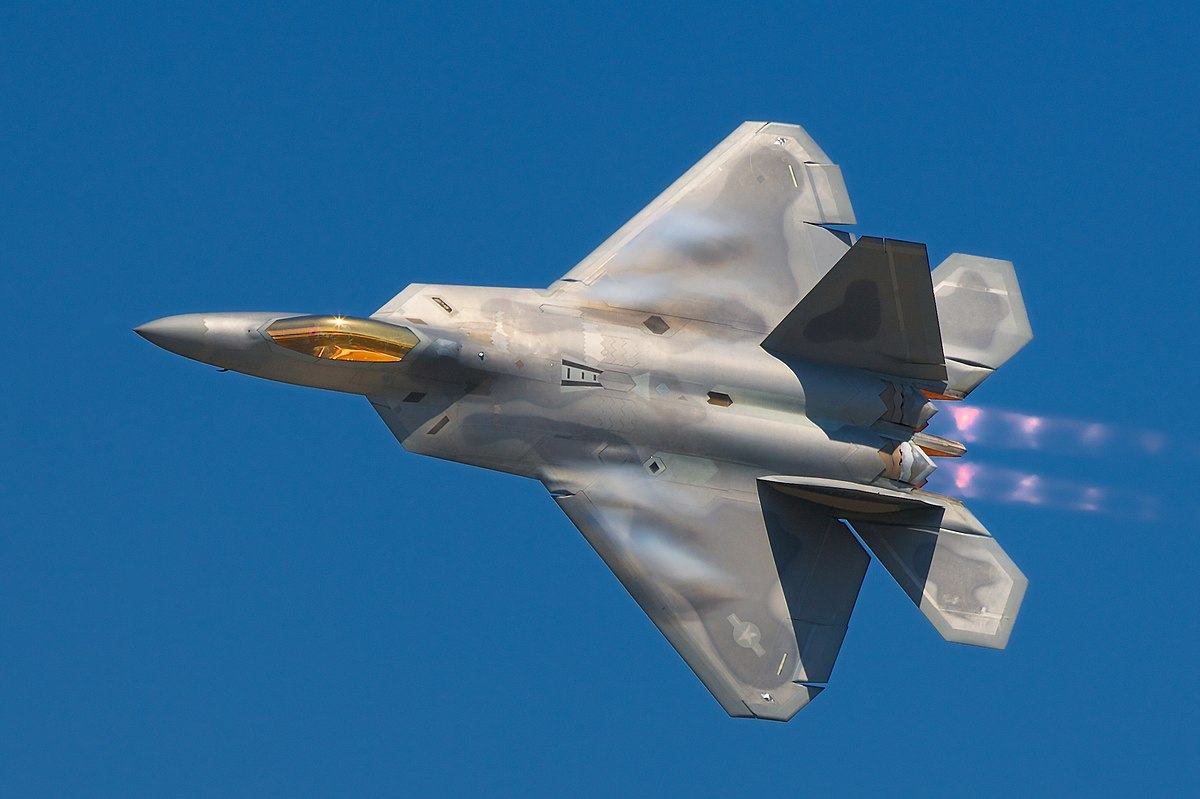
#> input picture pictures/f22.jpg, 1200 x 799 px, found by its file name
$ python opencv_13.py
#> lines starting #> are read from the running program, lines starting #| are printed output that depends on the picture
import cv2
import matplotlib.pyplot as plt
import numpy as np

"""
histogram
-- görüntü histogramı, dijital görüntüdeki ton dağılımının grafiksel bir temsili olarak
işlev gören bir histogram türüdür.
-- her bir ton değeri için piksel sayısını içerir.
-- belirli bir görüntü için histograma bakılarak, ton sağılımı anlaşılabilir.

"""
img = cv2.imread("pictures/f22.jpg")
#> img is the input picture: shape (799, 1200, 3); mean B, G, R 147.8, 104.3, 48.8
img_vis = cv2.cvtColor(img, cv2.COLOR_BGR2RGB)
#plt.figure(), plt.imshow(img_vis)

print(img.shape)
#| (799, 1200, 3)

img_hist = cv2.calcHist([img], channels=[0], mask=None, histSize= [256], ranges=[0,256])
#> img_hist = 256 values, max 131286 at index 156, min 2 at index 249, mean 3745.3
print(img_hist.shape)
#| (256, 1)
#plt.figure(), plt.imshow(img_hist)

color = ("b", "g", "r")
#plt.figure()
for i, c in enumerate(color):

    hist = cv2.calcHist([img], channels=[i], mask=None, histSize= [256], ranges=[0,256])
    #plt.plot(hist, color = c)


golden_gate = cv2.imread("pictures/kopru.jpg")
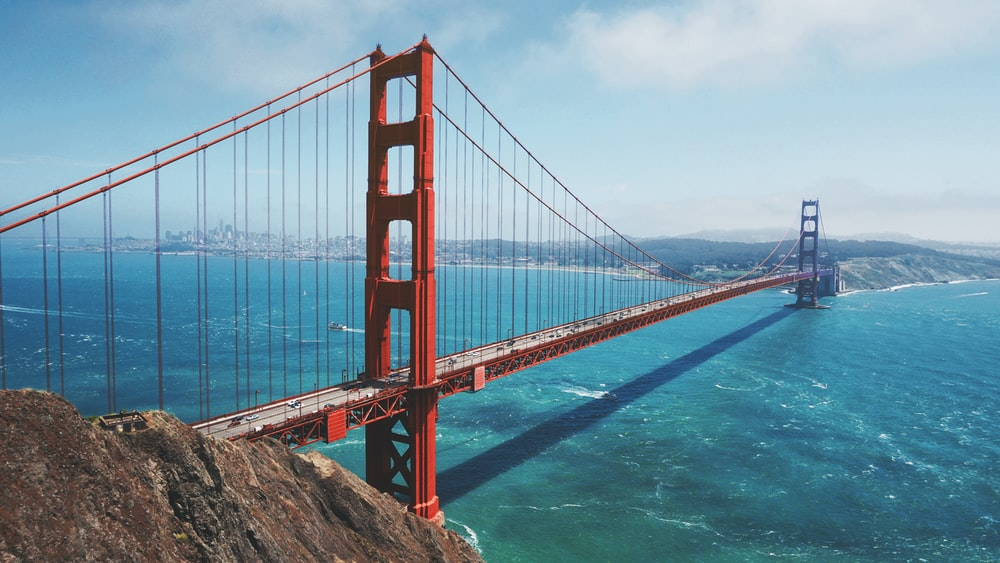
#> input picture pictures/kopru.jpg, 1000 x 563 px, found by its file name
#> golden_gate is the input picture: shape (563, 1000, 3); mean B, G, R 162.1, 147.8, 116.3
golden_gate_vis = cv2.cvtColor(golden_gate, cv2.COLOR_BGR2RGB)
#plt.figure(), plt.imshow(golden_gate_vis)

print(golden_gate.shape)
#| (563, 1000, 3)

mask = np.zeros(golden_gate.shape[:2], np.uint8)
#plt.figure(), plt.imshow(mask, cmap="gray"), plt.show()

mask[300:900, 600:900] = 255
#plt.figure(), plt.imshow(mask, cmap="gray")

masked_img_vis = cv2.bitwise_and(golden_gate_vis, golden_gate_vis, mask = mask)
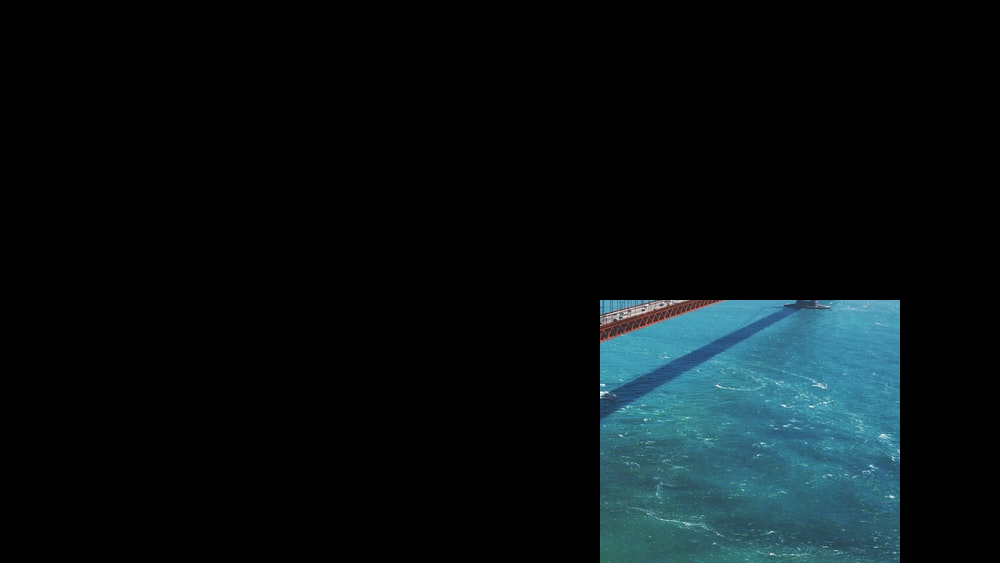
#> masked_img_vis: shape (563, 1000, 3); mean R, G, B 8.1, 16.6, 19.1
#plt.figure(), plt.imshow(masked_img_vis, cmap="gray")

masked_img = cv2.bitwise_and(golden_gate, golden_gate, mask = mask)
masked_img_hist = cv2.calcHist([golden_gate], channels=[0], mask=mask, histSize= [256], ranges=[0,256])
#> masked_img_hist = 256 values, max 1179 at index 100, min 0 at index 0, mean 308.2
#plt.figure(), plt.plot(masked_img_hist), plt.show()


#histogram eşitleme
#karşıtlık artırma
img = cv2.imread("pictures/soluk.jpg",0)
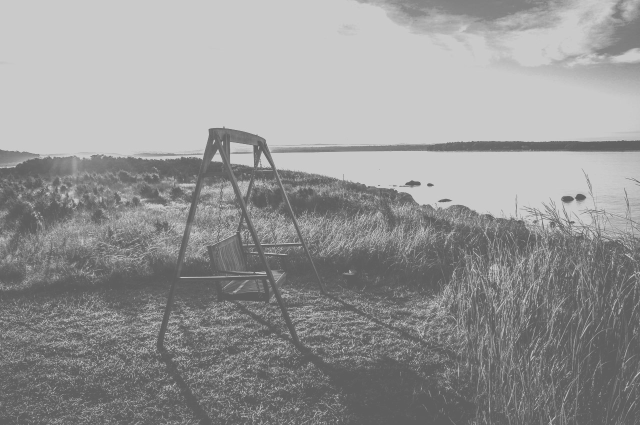
#> input picture pictures/soluk.jpg, 1280 x 850 px, found by its file name (shown at 1/2 size)
#> img is the input picture: shape (850, 1280); min 82, max 214, mean 149.6
plt.figure(), plt.imshow(img, cmap = "gray")

img_hist =  cv2.calcHist([img], channels=[0], mask=None, histSize= [256], ranges=[0,256])
#> img_hist = 256 values, max 350193 at index 202, min 0 at index 0, mean 4250
plt.figure(), plt.imshow(img_hist)

eq_hist = cv2.equalizeHist(img)
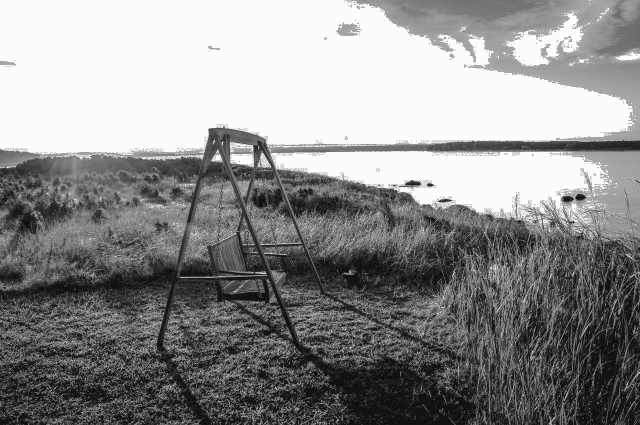
#> eq_hist: shape (850, 1280) (shown at 1/2 size); min 0, max 255, mean 141.6
plt.figure(), plt.imshow(eq_hist, cmap="gray")

eq_img_hist =  cv2.calcHist([img], channels=[0], mask=None, histSize= [256], ranges=[0,256])
#> eq_img_hist has the same summary as img_hist
plt.figure(), plt.imshow(eq_img_hist), plt.show()
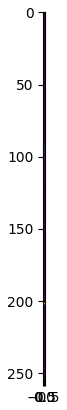
#> figure drawn by matplotlib, 1 panel
